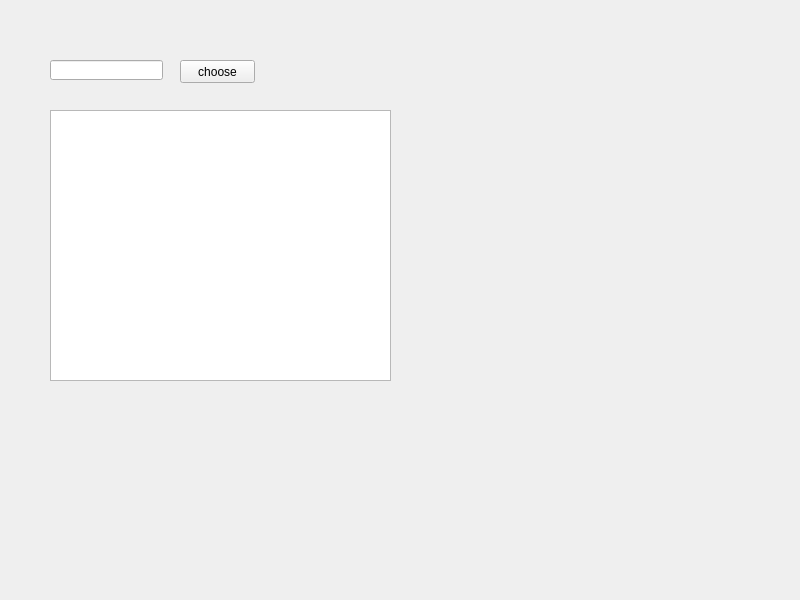
<?xml version="1.0" encoding="UTF-8"?>
<ui version="4.0">
 <class>Widget</class>
 <widget class="QWidget" name="Widget">
  <property name="geometry">
   <rect>
    <x>0</x>
    <y>0</y>
    <width>800</width>
    <height>600</height>
   </rect>
  </property>
  <property name="windowTitle">
   <string>Widget</string>
  </property>
  <widget class="QLineEdit" name="textPath">
   <property name="geometry">
    <rect>
     <x>50</x>
     <y>60</y>
     <width>113</width>
     <height>20</height>
    </rect>
   </property>
  </widget>
  <widget class="QPushButton" name="btnChoose">
   <property name="geometry">
    <rect>
     <x>180</x>
     <y>60</y>
     <width>75</width>
     <height>23</height>
    </rect>
   </property>
   <property name="text">
    <string>choose</string>
   </property>
  </widget>
  <widget class="QTextEdit" name="textContent">
   <property name="geometry">
    <rect>
     <x>50</x>
     <y>110</y>
     <width>341</width>
     <height>271</height>
    </rect>
   </property>
  </widget>
 </widget>
 <resources/>
 <connections/>
</ui>
